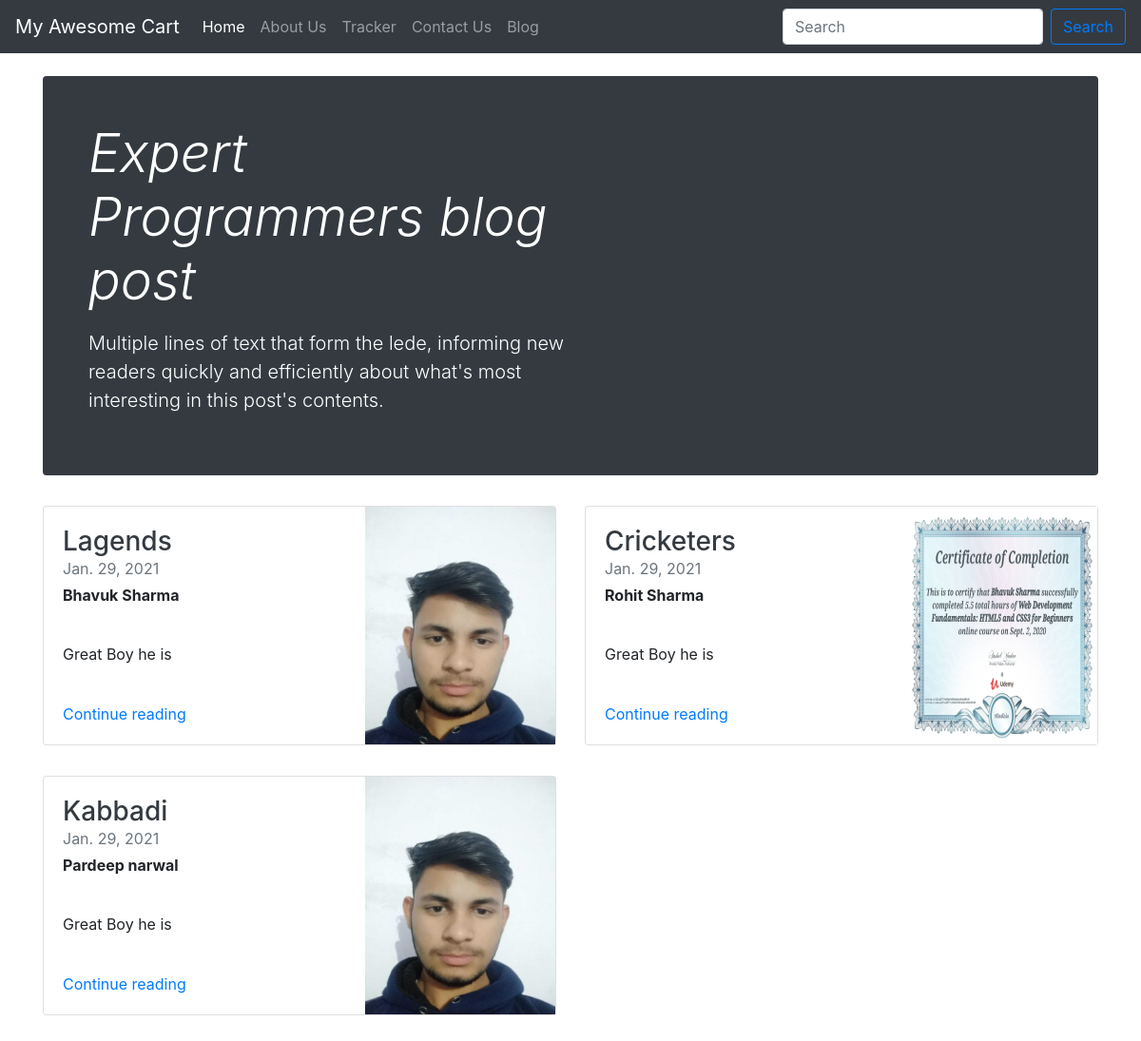
Screenshot of /blog/ with the database file from the repository.
### blog/models.py (models this page shows, shortened)
class Blogpost(models.Model):
    post_id = models.AutoField(primary_key=True)
    title =models.CharField(max_length=500,default="")
    head0 = models.CharField(max_length=500,default="")
    chead0 = models.CharField(max_length=5000,default="")
    head1 = models.CharField(max_length=500,default="")
    chead1 = models.CharField(max_length=5000,default="")
    head2 = models.CharField(max_length=500,default="")
    chead2 = models.CharField(max_length=5000,default="")
    pub_date = models.DateField()
    thumbnail = models.ImageField(upload_to="shop/images",default="")

### blog/views.py (the view)
# urls.py: path('',views.index,name="home"),
def index(request):
    blogs = Blogpost.objects.all()
    bloglist = [];
    for blog in blogs:
        bloglist.append(blog)
    return render(request,'blog/index.html',{'blogs':bloglist})

### blog/templates/blog/index.html (shortened to what this page needs)
{% extends 'blog/basic.html'%}
{% block body %}
<div class="container my-4">
  <div class="jumbotron p-3 p-md-5 text-white rounded bg-dark">
        <div class="col-md-6 px-0">
          <h1 class="display-4 font-italic">Expert Programmers blog post</h1>
          <p class="lead my-3">Multiple lines of text that form the lede, informing new readers quickly and efficiently about what's most interesting in this post's contents.</p>
        </div>
      </div>
 <div class="row mb-2">
   {% for blog in blogs %}
      {% if forloop.counter|divisibleby:2 is not True%}
        <div class="col-md-6">
          <div class="card flex-md-row mb-4 box-shadow h-md-250">
            <div class="card-body d-flex flex-column align-items-start">
              <h3 class="mb-0">
                <a class="text-dark" href="#">{{blog.title}}</a>
              </h3>
              <div class="mb-1 text-muted">{{blog.pub_date}}</div>
              <b class="card-text mb-auto">{{blog.head0}}</b>
              <p class="card-text mb-auto">{{blog.chead0}}</p>
              <a href="/blog/blogpost/{{blog.post_id}}">Continue reading</a>
            </div>
            <img class="card-img-right flex-auto d-none d-md-block" data-src="holder.js/200x250?theme=thumb" alt="Thumbnail [200x250]" style="width: 200px; height: 250px;" src="/media/{{blog.thumbnail}}" data-holder-rendered="true">
          </div>
        </div>
      {% else %}
        <div class="col-md-6">
          <div class="card flex-md-row mb-4 box-shadow h-md-250">
            <div class="card-body d-flex flex-column align-items-start">
              <h3 class="mb-0">
                <a class="text-dark" href="#">{{blog.title}}</a>
              </h3>
              <div class="mb-1 text-muted">{{blog.pub_date}}</div>
              <b class="card-text mb-auto">{{blog.head0}}</b>
                <p class="card-text mb-auto">{{blog.chead0}}</p>
              <a href="/blog/blogpost/{{blog.post_id}}">Continue reading</a>
            </div>
            <img class="card-img-right flex-auto d-none d-md-block" data-src="holder.js/200x250?theme=thumb" alt="Thumbnail [200x250]" style="width: 200px; height: 250px;" src="/media/{{blog.thumbnail}}" data-holder-rendered="true">
          </div>
        </div>
      </div>
     <div class="row mb-2">
    {% endif%}
    {% endfor %}
</div>
{% endblock %}

### rows the page displays
Blogpost: title "Lagends", pub_date "Jan. 29, 2021", head0 "Bhavuk Sharma", chead0 "Great Boy he is", thumbnail (picture)
Blogpost: title "Cricketers", pub_date "Jan. 29, 2021", head0 "Rohit Sharma", chead0 "Great Boy he is", thumbnail (picture)
Blogpost: title "Kabbadi", pub_date "Jan. 29, 2021", head0 "Pardeep narwal", chead0 "Great Boy he is", thumbnail (picture)
